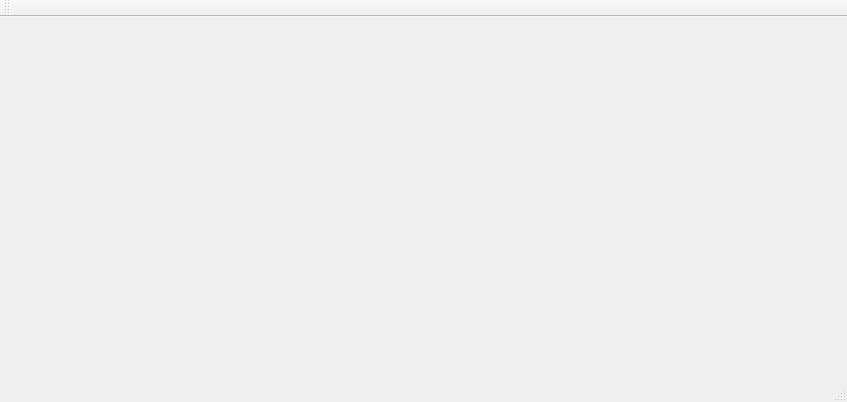
<?xml version="1.0" encoding="UTF-8"?>
<ui version="4.0">
 <class>CourseAdminWindow</class>
 <widget class="QMainWindow" name="CourseAdminWindow">
  <property name="geometry">
   <rect>
    <x>0</x>
    <y>0</y>
    <width>847</width>
    <height>402</height>
   </rect>
  </property>
  <property name="windowTitle">
   <string>CourseAdminWindow</string>
  </property>
  <widget class="QWidget" name="centralWidget"/>
  <widget class="QMenuBar" name="menuBar">
   <property name="geometry">
    <rect>
     <x>0</x>
     <y>0</y>
     <width>847</width>
     <height>21</height>
    </rect>
   </property>
  </widget>
  <widget class="QToolBar" name="mainToolBar">
   <attribute name="toolBarArea">
    <enum>TopToolBarArea</enum>
   </attribute>
   <attribute name="toolBarBreak">
    <bool>false</bool>
   </attribute>
  </widget>
  <widget class="QStatusBar" name="statusBar"/>
 </widget>
 <layoutdefault spacing="6" margin="11"/>
 <resources/>
 <connections/>
</ui>
